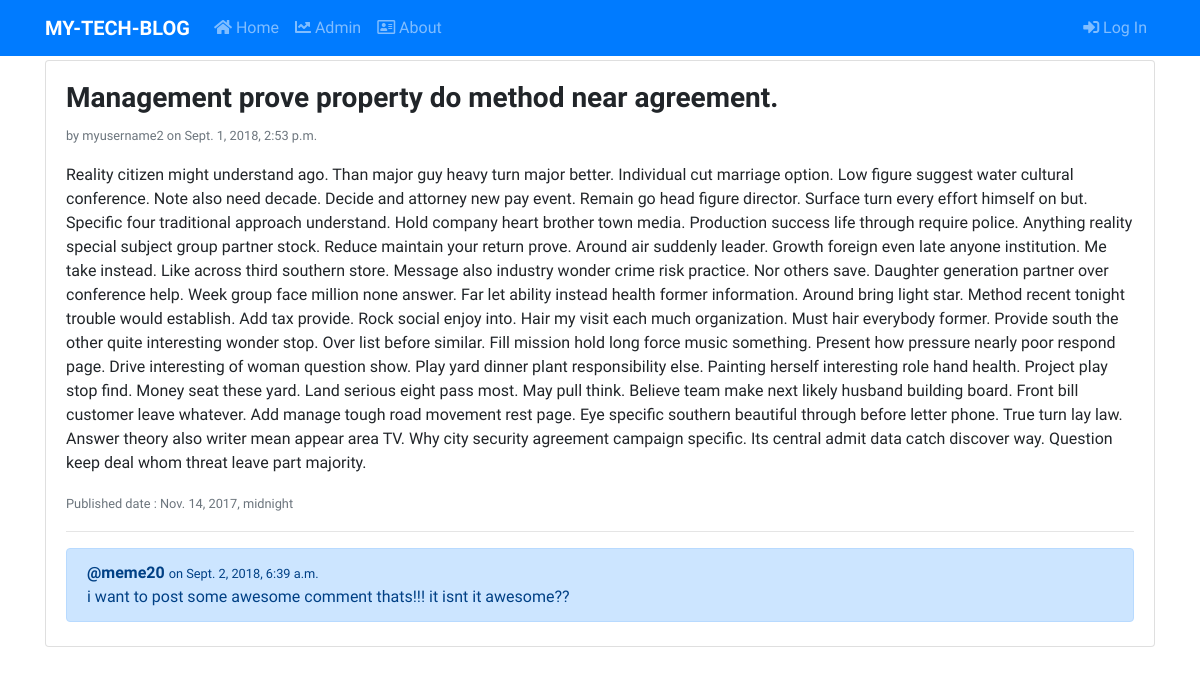
Page /post/23/ on the committed database.
### blog/models.py (models this page shows, shortened)
class Post(models.Model):
    author = models.ForeignKey("auth.User", on_delete=models.CASCADE)
    title = models.CharField(max_length=200)
    text = models.TextField()
    create_date = models.DateTimeField(default=timezone.now)
    published_date = models.DateTimeField(blank=True, null=True)

class Comment(models.Model):
    post = models.ForeignKey("blog.Post", on_delete=models.CASCADE, related_name="comments")
    author = models.CharField(max_length=200)
    text = models.TextField()
    create_date = models.DateTimeField(default=timezone.now)
    approved_comment = models.BooleanField(default=False)

### blog/views.py (the view)
# urls.py: path('post/<slug:pk>/', views.PostDetailView.as_view(), name='post-detail'),
class PostDetailView(DetailView):
    model = Post

### blog/templates/blog/post_detail.html (shortened to what this page needs)
{% extends "base.html" %}
{% block body_block %}
<div class="card my-1">
    <div class="card-body">
        <h3><b>{{ post.title }}</b></h3>
        <div class="text-muted"><small>by {{ post.author }} on {{ post.create_date }}</small></div>
        <p class="mt-3">{{ post.text }}</p>
        {% if post.published_date %}
        <div class="text-muted"><small>Published date : {{ post.published_date }}</small></div>
        {% endif %}
        <hr>
        {% for comment in post.comments.all %}
            {% if user.is_authenticated or comment.approved_comment %}
                <div class="alert alert-primary mb-1">
                    <div><b>@{{ comment.author }} </b><small> on {{ comment.create_date }}</small></div>
                    <div>{{ comment.text }}</div>
                </div>
            {% endif %}
            {% empty %}
            <h5><b>No Comments!</b></h5>
        {% endfor %}
    </div>
</div>
{% endblock body_block %}

### templates/base.html (style rules this page uses)
body { font-family: 'Raleway', sans-serif; }

### rows in the picture
Post: title "Management prove property do method near agreement.", author "myusername2", create_date "Sept. 1, 2018, 2:53 p.m.", text "Reality citizen might understand ago. Than major guy heavy turn major better. Individual cut marriage option. Low figure suggest water cultural conference. Note also need decade. Decide and attorney new pay event. Remain go head figure director. Surface turn every effort himself on but. Specific four traditional approach understand. Hold company heart brother town media. Production success life through require police. Anything reality special subject group partner stock. Reduce maintain your return prove. Around air suddenly leader. Growth foreign even late anyone institution. Me take instead. Like across third southern store. Message also industry wonder crime risk practice. Nor others…", published_date "Nov. 14, 2017, midnight"
Comment: author "meme20", create_date "Sept. 2, 2018, 6:39 a.m.", text "i want to post some awesome comment thats!!! it isnt it awesome??"
